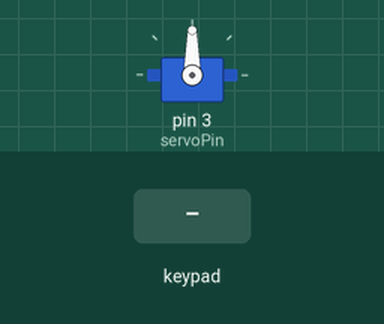
This sketch was run on a simulated Arduino Uno, built with avr-gcc and run on an emulated ATmega328P. On the bench: servo. The inputs (shaded band) are chosen by the test bench. EEPROM starts erased; what the sketch prints to the serial monitor is not drawn.

Above: at 1.2 s.
1.3 s: keypad keys 0 0 0 0 pressed 0.4 s apart
4.4 s: key '1' pressed
7.4 s: key '2' pressed
10.4 s: keypad keys 0 0 0 0 # pressed 0.4 s apart
13.9 s: key '3' pressed
16.9 s: keypad keys 0 0 0 0 * pressed 0.4 s apart
Timing chart, 0 to 19.9 s (numbered marks = the images above; inputs shaded):
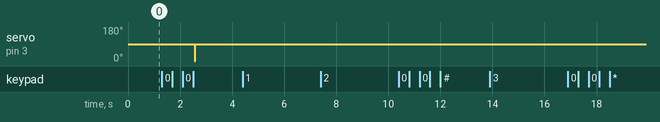

The sketch:

safe.ino
```cpp
// Library needed: https://github.com/Chris--A/Keypad/releases/tag/3.1.1

#include <Keypad.h>
#include <Servo.h>
#include <EEPROM.h>

#define DEBUG true

const byte rowCount = 4;
const byte colCount = 4;

char keys[rowCount][colCount] = {
  {'1', '2', '3', 'A'},
  {'4', '5', '6', 'B'},
  {'7', '8', '9', 'C'},
  {'*', '0', '#', 'D'}
};

const int servoPin = 3;

const byte keypadRows[rowCount] = {10, 11, 12, 13};
const byte keypadCols[colCount] = {6, 7, 8, 9};

const int passwordMaxLength = 12;
const int defaultPasswordLength = 4;
const char defaultPassword[passwordMaxLength] = {'0', '0', '0', '0'};

int passwordLength;
char password[passwordMaxLength];

int keyCount = 0;
char keysPressed[passwordMaxLength];

const int servoOpen = 0;
const int servoClosed = 90;

const int EEPROMtest = 69;
const int EEPROMtestAddr = 10;
const int passwordLengthAddr = 11;
const int passwordAddr = 12;

bool passwordChangeMode = false;
bool newPasswordMode = false;

bool servoIsOpen = false;
const long long int servoAutoClose = 5 * 60 * 1000;
long long int servoOpenTime = 0;

Keypad keypad = Keypad(makeKeymap(keys), keypadRows, keypadCols, rowCount, colCount);
Servo servo;

void setup() {
  // put your setup code here, to run once:
  if (DEBUG) {
    Serial.begin(9600);
    while (!Serial) {}
  }

  servo.attach(servoPin);
  servo.write(servoClosed);
  if (DEBUG) {
    Serial.print("Attached servo to pin ");
    Serial.println(servoPin);
  }

  if (EEPROM.read(EEPROMtestAddr) != EEPROMtest) {
    if (DEBUG) {
      Serial.println("WARNING! EEPROM test failed, resetting to default password (0000)");
    }
    EEPROM.write(EEPROMtestAddr, EEPROMtest);
    EEPROM.write(passwordLengthAddr, defaultPasswordLength);
    for (int i = 0; i < defaultPasswordLength; i++) {
      EEPROM.write(passwordAddr + i, defaultPassword[i]);
    }
  } else {
    if (DEBUG) {
      Serial.println("EEPROM test completed, loading password data");
    }
  }
  passwordLength = EEPROM.read(passwordLengthAddr);
  for (int i = 0; i < passwordLength; i++) {
    password[i] = EEPROM.read(passwordAddr + i);
  }
}

void loop() {
  // put your main code here, to run repeatedly:
  if (millis() - servoOpenTime >= servoAutoClose) {
    if (DEBUG) {
      Serial.println("Auto closing door");
    }
    servoIsOpen = false;
    servo.write(servoClosed);
  }

  char key = keypad.getKey();

  if (key) {
    if (DEBUG) {
      Serial.print("Keypad read key: ");
      Serial.println(key);
    }

    if (key == '#') {
      if (DEBUG) {
        Serial.println("Retry password");
      }
      keyCount = 0;
      return;
    }

    if (key == '*' && servoIsOpen) {
      if (DEBUG) {
        Serial.println("Closing door");
      }
      servo.write(servoClosed);
      servoIsOpen = false;
      return;
    }

    if (key == '*') {
      if (newPasswordMode) {
        if (DEBUG) {
          Serial.println("Saving new password");
        }
        EEPROM.write(passwordLengthAddr, passwordLength);
        for (int i = 0; i < passwordLength; i++) {
          EEPROM.write(passwordAddr + i, password[i]);
        }
        keyCount = 0;
        return;
      }
      keysPressed[keyCount++] = key;
      return;
    }

    if (keys[0] == '*' && keys[1] == '*') {
      passwordChangeMode = true;
      keyCount = 0;
    }

    if (key == '0' || key == '1' || key == '3' || key == '4' || key == '5' || key == '6' || key == '7' || key == '8' || key == '9') {
      if (!newPasswordMode) {
        keysPressed[keyCount++] = key;
      } else {
        password[passwordLength++] = key;
      }
    }

    if (keyCount == passwordLength) {
      for (int i = 0; i < passwordLength; i++) {
        if (password[i] != keysPressed[i]) {
          if (DEBUG) {
            Serial.println("Invalid password received");
          }
          keyCount = 0;
          return;
        }
      }
      if (DEBUG) {
        Serial.println("Correct password received");
      }
      keyCount = 0;
      if (!passwordChangeMode) {
        if (DEBUG) {
          Serial.println("Opening door");
        }
        servoIsOpen = true;
        servoOpenTime = millis();
        servo.write(servoOpen);
      } else {
        if (DEBUG) {
          Serial.println("Now waiting for new password");
        }
        passwordLength = 0;
      }
    }
  }
}
```

Measured:
- after the input at 1.3 s, servo on pin 3 (servoPin): 90° → 0° after 1.3 s, → 90° 0.02 s later
- after the input at 4.4 s, every drawn part: stays the same
- after the input at 7.4 s, every drawn part: stays the same
- after the input at 10.4 s, every drawn part: stays the same
- after the input at 13.9 s, every drawn part: stays the same
- after the input at 16.9 s, every drawn part: stays the same
